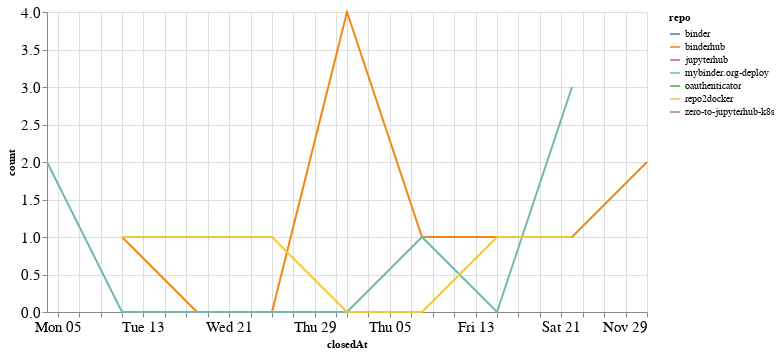

This figure's notebook cell:
### Code cell
closed_by_time = closed_by.groupby('repo').resample('W', on='closedAt').count()['author'].reset_index()
closed_by_time = closed_by_time.rename(columns={'author': 'count'})

alt.Chart(closed_by_time, width=600).mark_line().encode(
    x='closedAt',
    y='count',
    color='repo',
    tooltip="repo"
)

### Figure 1 — Vega-Lite specification as saved in the notebook (floating-point values rounded to 4 significant figures)
{"config": {"axisLeft": {"labelFontSize": 15}, "axisBottom": {"labelFontSize": 15}}, "data": {"name": "data-07752d60f1f1f48a82e00037425e2733"}, "mark": "line", "encoding": {"color": {"type": "nominal", "field": "repo"}, "tooltip": {"type": "nominal", "field": "repo"}, "x": {"type": "temporal", "field": "closedAt"}, "y": {"type": "quantitative", "field": "count"}}, "width": 600, "$schema": "https://vega.github.io/schema/vega-lite/v4.8.1.json", "datasets": {"data-07752d60f1f1f48a82e00037425e2733": [{"repo": "binder", "closedAt": "2020-11-15T00:00:00", "count": 1}, {"repo": "binderhub", "closedAt": "2020-10-11T00:00:00", "count": 1}, {"repo": "binderhub", "closedAt": "2020-10-18T00:00:00", "count": 0}, {"repo": "binderhub", "closedAt": "2020-10-25T00:00:00", "count": 0}, {"repo": "binderhub", "closedAt": "2020-11-01T00:00:00", "count": 4}, {"repo": "binderhub", "closedAt": "2020-11-08T00:00:00", "count": 1}, {"repo": "binderhub", "closedAt": "2020-11-15T00:00:00", "count": 1}, {"repo": "binderhub", "closedAt": "2020-11-22T00:00:00", "count": 1}, {"repo": "binderhub", "closedAt": "2020-11-29T00:00:00", "count": 2}, {"repo": "jupyterhub", "closedAt": "2020-11-22T00:00:00", "count": 1}, {"repo": "mybinder.org-deploy", "closedAt": "2020-10-04T00:00:00", "count": 2}, {"repo": "mybinder.org-deploy", "closedAt": "2020-10-11T00:00:00", "count": 0}, {"repo": "mybinder.org-deploy", "closedAt": "2020-10-18T00:00:00", "count": 0}, {"repo": "mybinder.org-deploy", "closedAt": "2020-10-25T00:00:00", "count": 0}, {"repo": "mybinder.org-deploy", "closedAt": "2020-11-01T00:00:00", "count": 0}, {"repo": "mybinder.org-deploy", "closedAt": "2020-11-08T00:00:00", "count": 1}, {"repo": "mybinder.org-deploy", "closedAt": "2020-11-15T00:00:00", "count": 0}, {"repo": "mybinder.org-deploy", "closedAt": "2020-11-22T00:00:00", "count": 3}, {"repo": "oauthenticator", "closedAt": "2020-11-22T00:00:00", "count": 1}, {"repo": "repo2docker", "closedAt": "2020-10-11T00:00:00", "count": 1}, {"repo": "repo2docker", "closedAt": "2020-10-18T00:00:00", "count": 1}, {"repo": "repo2docker", "closedAt": "2020-10-25T00:00:00", "count": 1}, {"repo": "repo2docker", "closedAt": "2020-11-01T00:00:00", "count": 0}, {"repo": "repo2docker", "closedAt": "2020-11-08T00:00:00", "count": 0}, {"repo": "repo2docker", "closedAt": "2020-11-15T00:00:00", "count": 1}, {"repo": "repo2docker", "closedAt": "2020-11-22T00:00:00", "count": 1}, {"repo": "zero-to-jupyterhub-k8s", "closedAt": "2020-10-18T00:00:00", "count": 1}]}}
